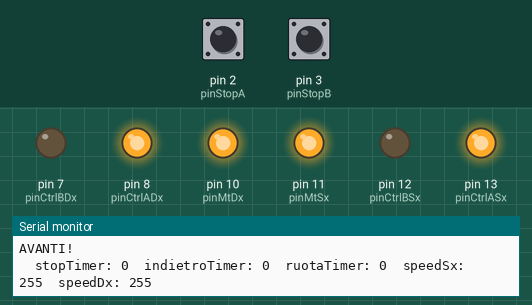
Recording of a sketch running on a simulated Arduino Uno, built with avr-gcc and run on an emulated ATmega328P. Parts: output pins drawn as LEDs (lit = HIGH), the last lines printed to the serial monitor. Dashed ring = blinking. Inputs (shaded band) come from the test bench; at power-on: pin 2 (pinStopA) HIGH, pin 3 (pinStopB) HIGH. Random numbers use the default seed unless the sketch sets one.

Above: at 1.2 s.
1.3 s: pin 2 (pinStopA) pulled LOW for 0.15 s
At 3.6 s:
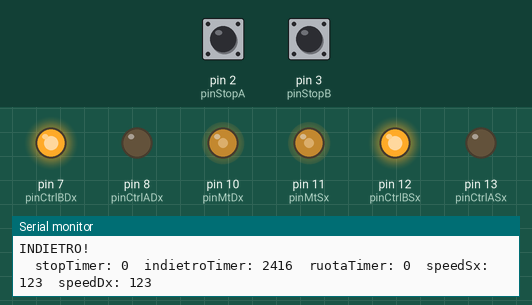
4.4 s: pin 3 (pinStopB) pulled LOW for 3.2 s
At 8.5 s:
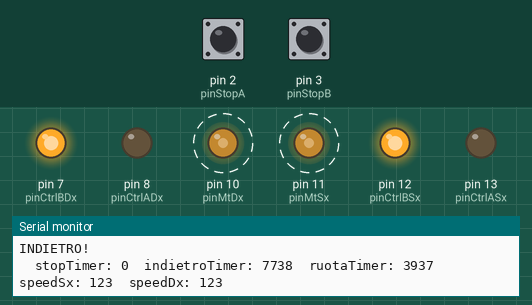
9.2 s: pin 2 (pinStopA) pulled LOW for 1 s
13.2 s: pin 3 (pinStopB) pulled LOW for 0.15 s
At 16.2 s:
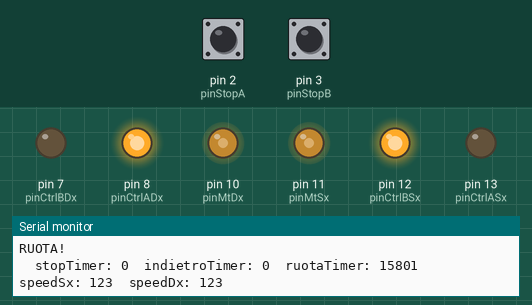
16.3 s: pin 3 (pinStopB) pulled LOW for 1 s
At 17.8 s:
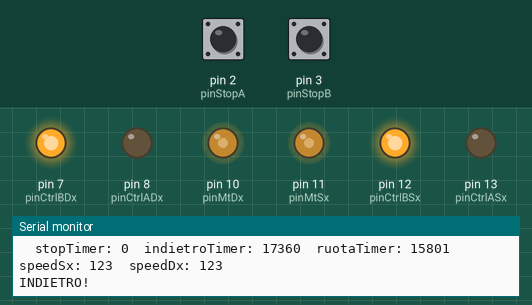
20.3 s: pin 2 (pinStopA) pulsed LOW 5 times (0.12 s each, 0.3 s apart)
At 22.3 s:
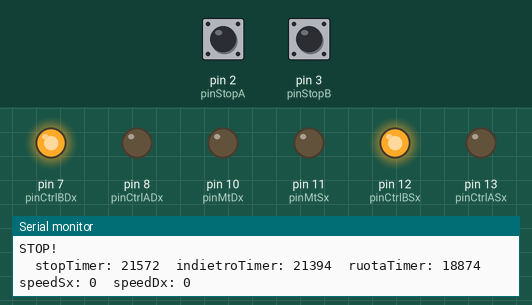
Timing chart, 0 to 28.8 s (numbered marks = the images above; inputs shaded):
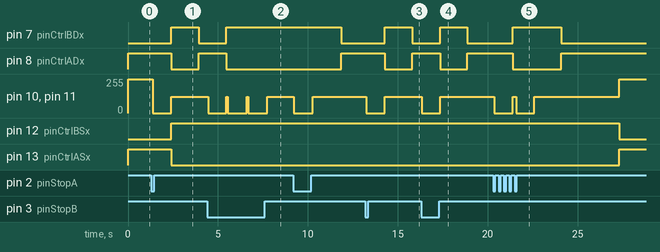

Measured:
- after the input at 1.3 s, pin 7 (pinCtrlBDx): LOW → HIGH after 1.1 s, → LOW 1.5 s later; pin 8 (pinCtrlADx): HIGH → LOW after 1.1 s, → HIGH 1.5 s later; pin 10 (pinMtDx), pin 11 (pinMtSx): 255/255 → 0/255 after 0.06 s, → 123/255 1.1 s later; pin 12 (pinCtrlBSx): LOW → HIGH after 1.1 s; pin 13 (pinCtrlASx): HIGH → LOW after 1.1 s
- after the input at 4.4 s, pin 7 (pinCtrlBDx): LOW → HIGH after 1.1 s; pin 8 (pinCtrlADx): HIGH → LOW after 1.1 s
- after the input at 13.2 s, pin 7 (pinCtrlBDx): LOW → HIGH after 1.1 s, → LOW 1.5 s later; pin 8 (pinCtrlADx): HIGH → LOW after 1.1 s, → HIGH 1.5 s later
- after the input at 16.3 s, pin 7 (pinCtrlBDx): LOW → HIGH after 1.1 s, → LOW 1.5 s later; pin 8 (pinCtrlADx): HIGH → LOW after 1.1 s, → HIGH 1.5 s later
- after the input at 20.3 s, pin 7 (pinCtrlBDx): LOW → HIGH after 1.1 s, → LOW 2.7 s later; pin 8 (pinCtrlADx): HIGH → LOW after 1.1 s, → HIGH 2.7 s later

The sketch:

mini_topomoto.ino
```cpp
//controllo 2 motori DC da 3,5 volt
/**
Semplice robot che avanza per un numero casuale di secondi in avanti.
Al timeout (casuale), il robot si ferma, ruota in una delle due direzioni per un tempo
casuale e poi avanza.
Ci sono due pulsanti che intercettano il contatto con un ostacolo; quando di riceve
l'impulso da almeno un pulsante, il robot si ferma, indietreggia, e avanza in una direzione casuale.

*/

const int pinStopA = 2;
const int pinStopB = 3;
const int pinMtSx = 11;
const int pinMtDx = 10;
const int pinCtrlASx = 13;
const int pinCtrlBSx = 12;
const int pinCtrlADx = 8;
const int pinCtrlBDx = 7;

boolean stop = false;

char fase; //A: avanti - I: indietro - S: stop - R: ruota

const long indietroTimeout = 1500; // 1,5 secondi
const long stopTimeout = 1000; // 1 secondo
long ruotaTimeout = 0;

long stopTimer = 0;
long indietroTimer = 0;
long ruotaTimer = 0;

int speedSx = 0;
int speedDx = 0;

void setup() {
  Serial.begin(9600);

  pinMode(pinStopA, INPUT_PULLUP);
  pinMode(pinStopB, INPUT_PULLUP);
  pinMode(pinCtrlASx, OUTPUT);
  pinMode(pinCtrlBSx, OUTPUT);
  pinMode(pinCtrlADx, OUTPUT);
  pinMode(pinCtrlBDx, OUTPUT);

  //imposto direzione avanti
  avanti();
  fase = 'A';
  speedSx = 255;
  speedDx = 255;

  stopTimer = 0;
  indietroTimer = 0;
  ruotaTimer = 0;
}

void loop() {
  Serial.print("\tstopTimer: " + String(stopTimer));
  Serial.print("\tindietroTimer: " + String(indietroTimer));
  Serial.print("\truotaTimer: " + String(ruotaTimer));
  Serial.print("\tspeedSx: " + String(speedSx));
  Serial.println("\tspeedDx: " + String(speedDx));


  //se almeno uno dei due pulsanti è "schiacciato" il robot si deve fermare!
  stop = digitalRead(pinStopA) == LOW || digitalRead(pinStopB) == LOW;
  if(stop && stopTimer == 0){
    fase = 'S';
    stopTimer = millis(); //inizio la fase di stop
    speedSx = 0;
    speedDx = 0;
  }


  switch (fase) {
    case 'S':
      Serial.println("STOP!");

      if(millis() - stopTimer >= stopTimeout){//tempo di stop scaduto!
        stopTimer = 0;
        indietroTimer = millis();
        indietro();
        fase = 'I';
        speedSx = 123;
        speedDx = 123;
      }
      break;
    case 'I':
      Serial.println("INDIETRO!");
      if(millis() - indietroTimer >= indietroTimeout){
        indietroTimer = 0;
        ruotaTimeout = random(2000, 4001); //timeout casuale da 2 a 4 secondi
        ruotaTimer = millis();
        ruota();
        fase = 'R';
        speedSx = 123;
        speedDx = 123;
      }
      break;
    case 'R':
      Serial.println("RUOTA!");
      if(millis() - ruotaTimer >= ruotaTimeout){
        ruotaTimer = 0;
        avanti();
        fase = 'A';
        speedSx = 255;
        speedDx = 255;
      }
      break;
    case 'A':
      Serial.println("AVANTI!");
      speedSx = 255;
      speedDx = 255;
      avanti();
  }


  analogWrite(pinMtSx, speedSx);
  analogWrite(pinMtDx, speedDx);


/*
  if(stop) { //&& timer == 0){
    Serial.println("STOP!");
    stopTimer = millis(); //inizio la fase di stop
    speedSx = 0;
    speedDx = 0;
  }else if(millis() - stopTimer >= stopTimeout){//tempo di stop scaduto!
    Serial.println("INDIETRO!");
    stopTimer = 0;
    indietroTimer = millis();
    indietro();
    speedSx = 123;
    speedDx = 123;
  }else if(millis() - indietroTimer >= indietroTimeout){
    Serial.println("RUOTA!");
    indietroTimer = 0;
    ruotaTimeout = random(0, 4001); //timeout casuale da 0 a 4 secondi
    ruotaTimer = millis();
    ruota();
    speedSx = 123;
    speedDx = 123;
  }else if(millis() - ruotaTimer >= ruotaTimeout){
    ruotaTimer = 0;
    avanti();
    speedSx = 255;
    speedDx = 255;
  }

  analogWrite(pinMtSx, speedSx);
  analogWrite(pinMtDx, speedDx);
  */
}

void avanti(){
  digitalWrite(pinCtrlASx, HIGH);
  digitalWrite(pinCtrlBSx, LOW);
  digitalWrite(pinCtrlADx, HIGH);
  digitalWrite(pinCtrlBDx, LOW);
}

void indietro(){
  digitalWrite(pinCtrlASx, LOW);
  digitalWrite(pinCtrlBSx, HIGH);
  digitalWrite(pinCtrlADx, LOW);
  digitalWrite(pinCtrlBDx, HIGH);
}

void ruota(){
  digitalWrite(pinCtrlASx, LOW);
  digitalWrite(pinCtrlBSx, HIGH);
  digitalWrite(pinCtrlADx, HIGH);
  digitalWrite(pinCtrlBDx, LOW);
}
```
